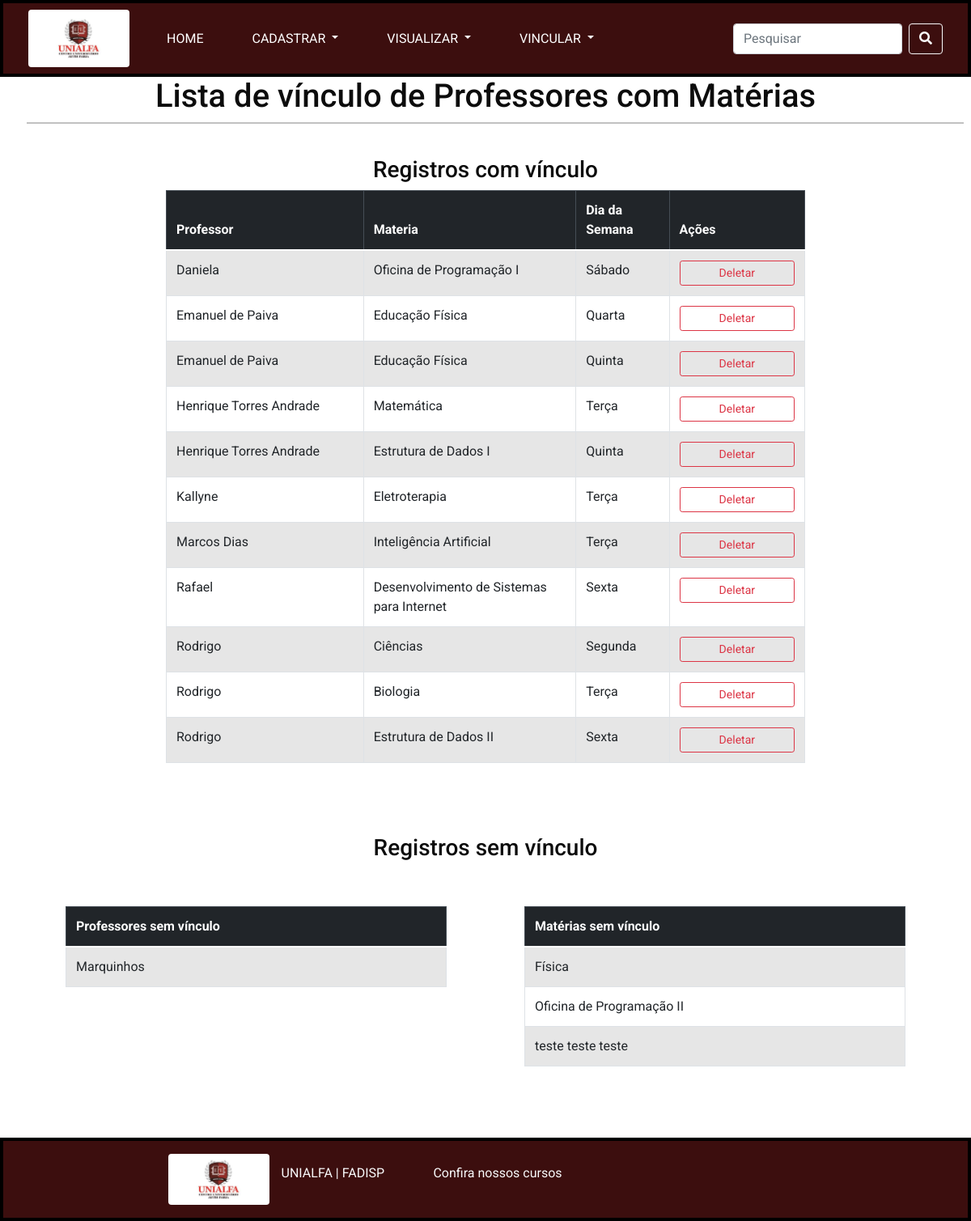
Page /listar_materia_professor on the earlier database version.
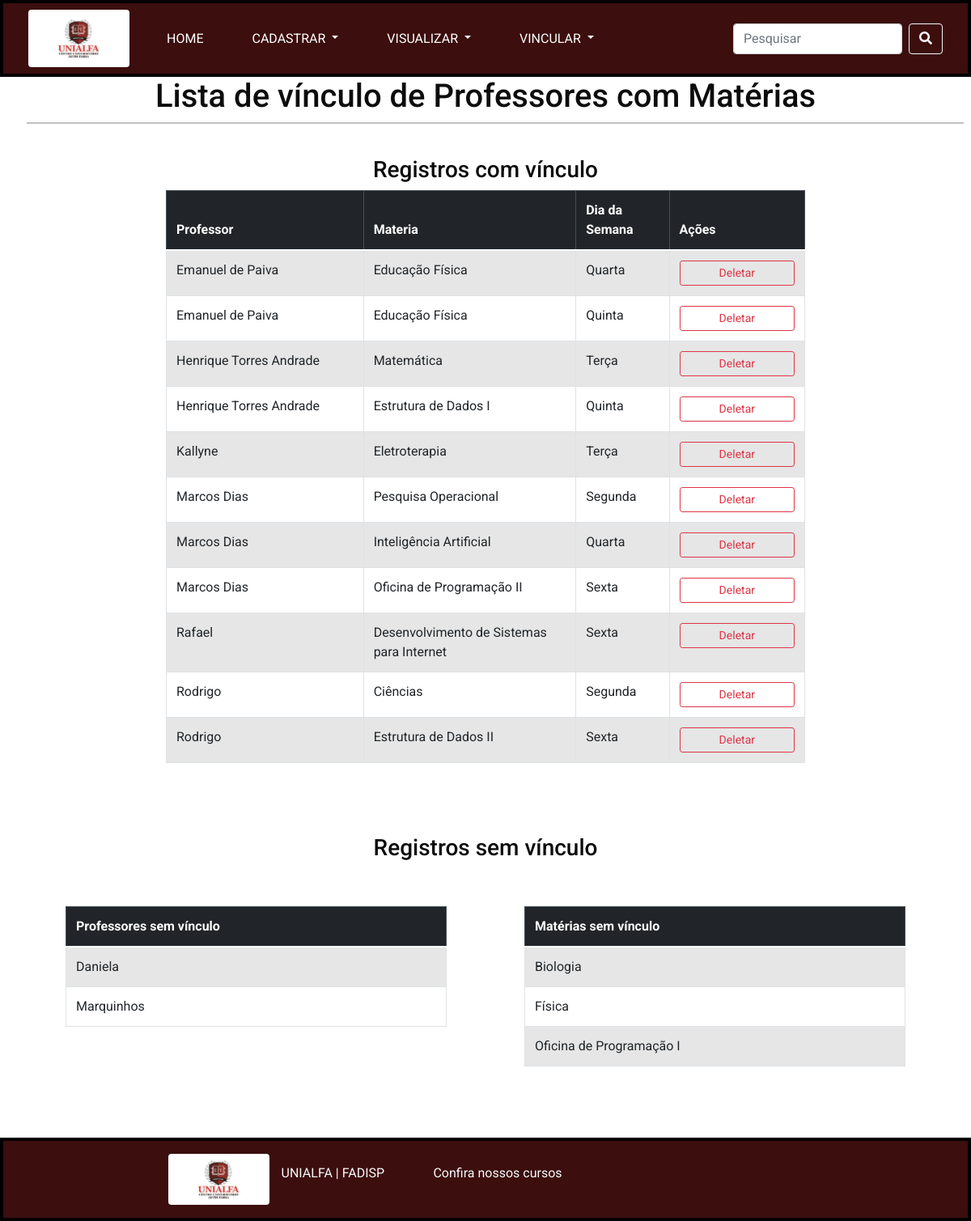
Same page on the later database version.
### app_qts/models.py (models this page shows)
class Disponibilidade_Dia_Materia(models.Model):
    id_professor = models.ForeignKey(Professor, on_delete=models.CASCADE)
    id_materia = models.ForeignKey(Materia, on_delete=models.CASCADE)
    id_dia = models.ForeignKey(Dia, on_delete=models.CASCADE)

class Professor(models.Model):
    id_professor = models.AutoField(primary_key=True)
    nome = models.TextField(max_length=255)

class Materia(models.Model):
    id_materia = models.AutoField(primary_key=True)
    nome = models.TextField(max_length=255)

class Dia(models.Model):
    id_dia = models.AutoField(primary_key=True)
    nome = models.TextField(max_length=255)

### app_qts/views.py (the view)
# urls.py: path('listar_materia_professor', views.listar_materia_professor, name='listar_materia_professor'),
def listar_materia_professor(request):
    professor_sem_vinculo, materia_sem_vinculo = filtrar_prof_mat_sem_vinculo()
    professores_ordenados_obj = obter_professores_ordenados()
    disp_dia_mat = Disponibilidade_Dia_Materia.objects.all()
    disp_dia_mat_ord = []
    for prof_ord in professores_ordenados_obj:
        for d in disp_dia_mat:
            if str(d.id_professor.nome) == str(prof_ord.nome):
                disp_dia_mat_ord.append(d)
    context = {
        'materia_professor_dia': disp_dia_mat_ord,
        'professor_sem_vinculo': professor_sem_vinculo,
        'materia_sem_vinculo': materia_sem_vinculo
    }
    return render(request, 'qts/listagem/materia_professor.html',context)

### app_qts/views.py (called while the page is built)
def ordena_nomes_quickSort(array_list):
    if len(array_list) <= 1:
        return array_list
    pivo = array_list[0]
    menores = [x for x in array_list[1:] if x < pivo]
    iguais = [x for x in array_list[1:] if x == pivo]
    maiores = [x for x in array_list[1:] if x > pivo]
    return ordena_nomes_quickSort(menores) + [pivo] + iguais + ordena_nomes_quickSort(maiores)

### app_qts/templates/qts/listagem/materia_professor.html
{% extends 'qts/base.html' %}
{% block conteudo %}
<div class="row text-center px-5">
    <h1>Lista de vínculo de Professores com Matérias</h1><hr>
</div>
<br>
<div class="row">
    <div class="col cor-padrao-pagina"></div>
    <div class="col-8 justify-content-center">
        <h3 class="text-center">Registros com vínculo</h3>
        <table class="table table-bordered table-striped table-hover professor-column">
            <thead class="table-dark">
                <tr>
                    <th class="col-5">Professor</th>
                    <th class="col-5">Materia</th>
                    <th class="col-2">Dia da Semana</th>
                    <th>Ações</th>
                </tr>
            </thead>
            {% for materia_professor in materia_professor_dia %}
                <tr>
                    <td>{{materia_professor.id_professor.nome}}</td>
                    <td>{{materia_professor.id_materia.nome}}</td>
                    <td>{{ materia_professor.id_dia.nome }}</td>
                    <td>
                        {% if materia_professor.id_materia and materia_professor.id_professor %}
                            <a href=" {% url 'deletar_materia_professor' materia_professor.id_materia.id_materia %} " class="btn btn-outline-danger btn-sm px-5">Deletar</a>
                        {% endif %}
                    </td>
                </tr>
            {% endfor %}
        </table>
    </div>
    <div class="col cor-padrao-pagina"></div>
</div>
<br>
<div class="row text-center pt-5">
    <div class="col-4 cor-padrao-pagina"></div>
    <div class="col">
        <h3>Registros sem vínculo</h3>
    </div>
    <div class="col-4 cor-padrao-pagina"></div>
</div>
<div class="row px-5">
    <div class="col p-5">
        <table class="table table-bordered table-striped table-hover professor-column">
            <thead class="table-dark">
                <tr>
                    <th class="col-5">Professores sem vínculo</th>
                </tr>
            </thead>
            {% for profsvinc in professor_sem_vinculo %}
                    <tr>
                        <td>{{profsvinc.nome}}</td>
                    </tr>
            {% endfor %}
        </table>
    </div>
    <div class="col p-5">
        <table class="table table-bordered table-striped table-hover professor-column">
            <thead class="table-dark">
                <tr>
                    <th class="col-5">Matérias sem vínculo</th>
                </tr>
            </thead>
            {% for matsvinc in materia_sem_vinculo %}
                <tr>
                    <td>{{ matsvinc.nome }}</td>
                </tr>
            {% endfor %}
        </table>
    </div>
</div>
{% endblock %}

Differences in the rows shown:
removed Disponibilidade_Dia_Materia: id_professor.nome "Daniela", id_materia.nome "Oficina de Programação I", id_dia.nome "Sábado", shows "Deletar"
removed Disponibilidade_Dia_Materia: id_professor.nome "Marcos Dias", id_materia.nome "Inteligência Artificial", id_dia.nome "Terça", shows "Deletar"
removed Disponibilidade_Dia_Materia: id_professor.nome "Rodrigo", id_materia.nome "Biologia", id_dia.nome "Terça", shows "Deletar"
no longer on this page (row unchanged): Materia: nome "Oficina de Programação II"
removed Materia: nome "teste teste teste"
added Disponibilidade_Dia_Materia: id_professor.nome "Marcos Dias", id_materia.nome "Pesquisa Operacional", id_dia.nome "Segunda", shows "Deletar"
added Disponibilidade_Dia_Materia: id_professor.nome "Marcos Dias", id_materia.nome "Inteligência Artificial", id_dia.nome "Quarta", shows "Deletar"
added Disponibilidade_Dia_Materia: id_professor.nome "Marcos Dias", id_materia.nome "Oficina de Programação II", id_dia.nome "Sexta", shows "Deletar"
now on this page (row unchanged): Professor: nome "Daniela"
now on this page (row unchanged): Materia: nome "Biologia"
now on this page (row unchanged): Materia: nome "Oficina de Programação I"
